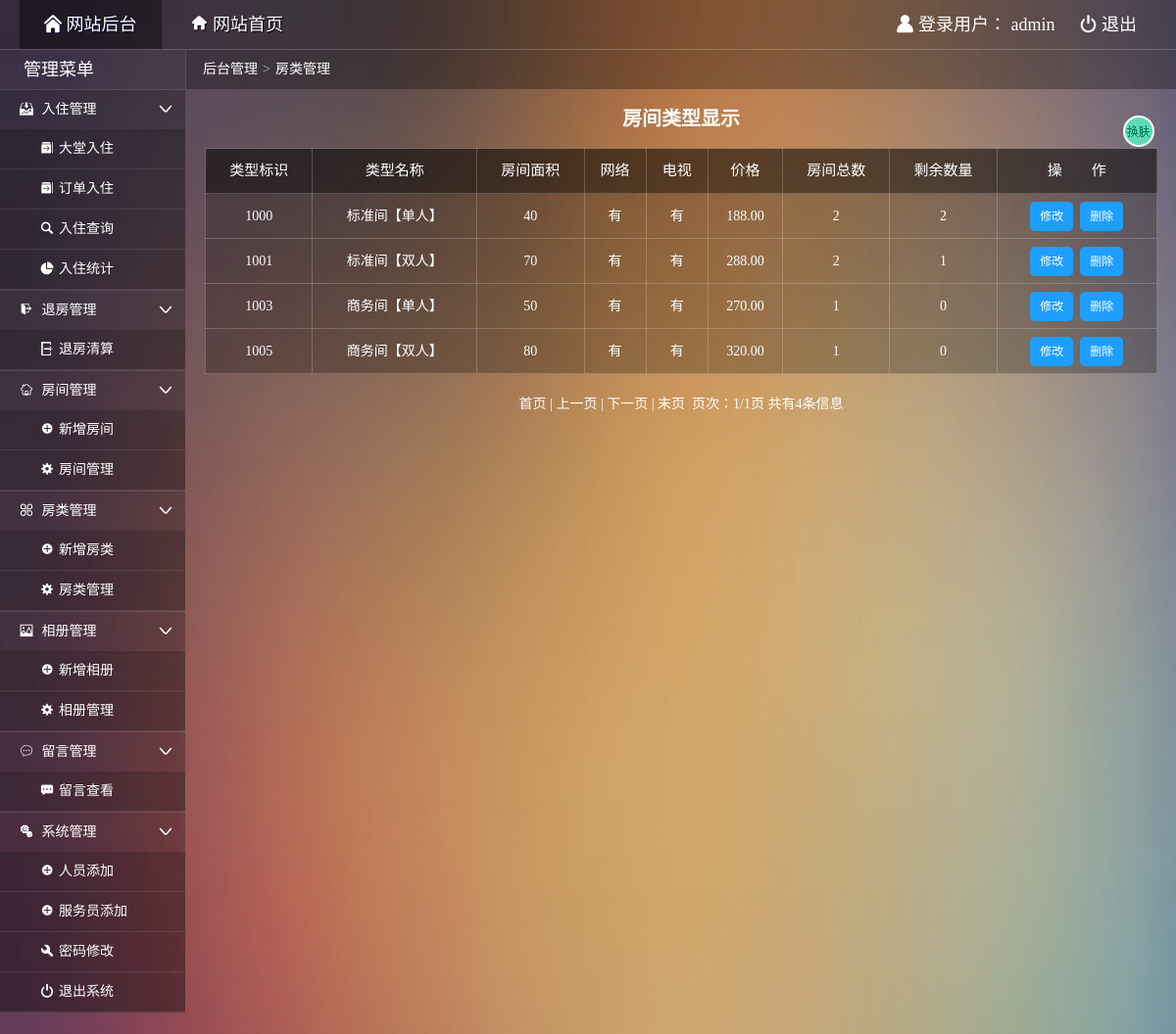
The app's page /admin/admin_rtypemgr.php (signed in), older data.
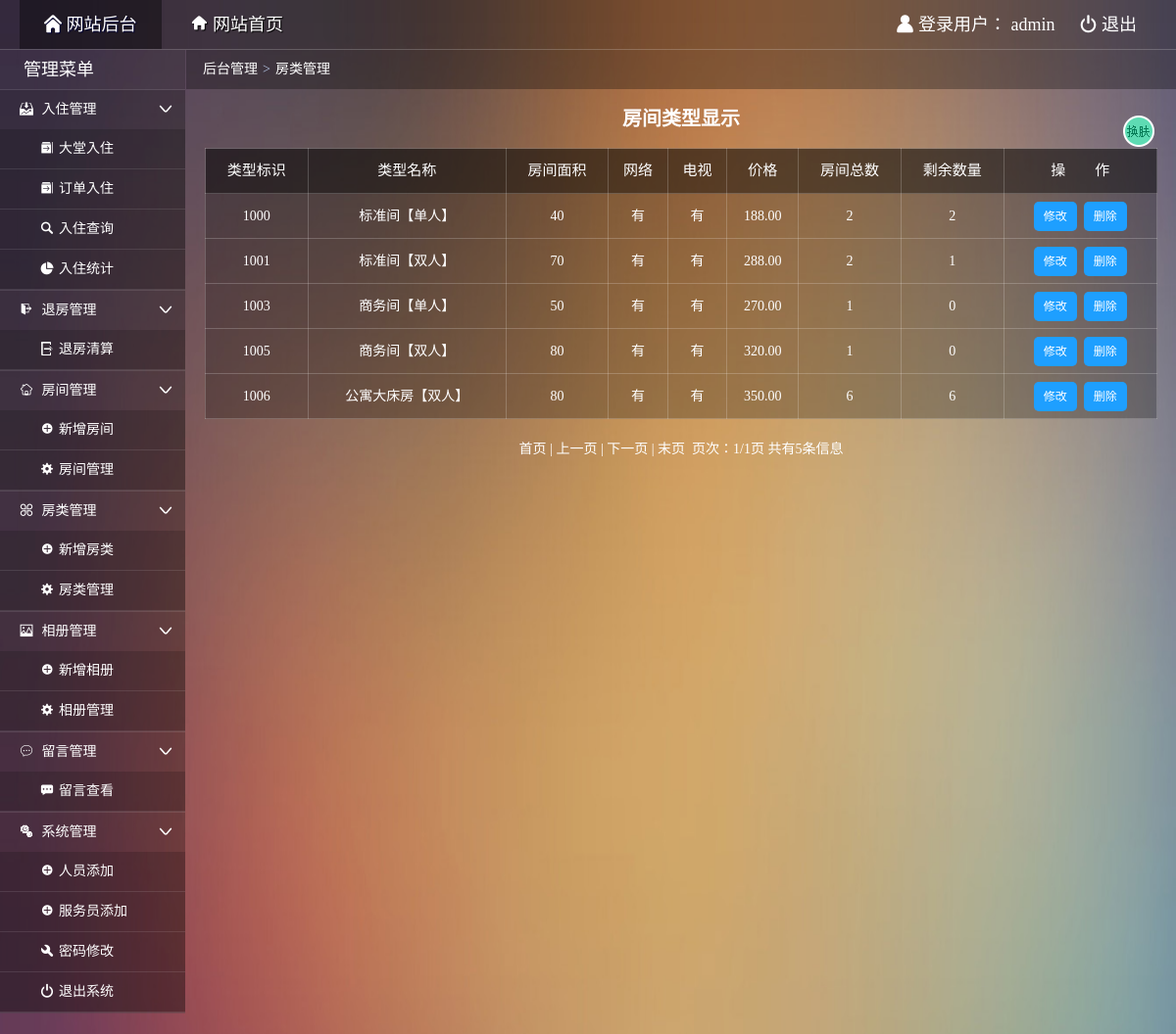
The same page, newer data.
### tables this page shows
CREATE TABLE IF NOT EXISTS `roomtype` (
  `typeid` int(4) NOT NULL auto_increment COMMENT '类型标识',
  `typename` varchar(20) NOT NULL COMMENT '类型名称',
  `area` varchar(2) NOT NULL COMMENT '房间面积',
  `hasNet` char(1) NOT NULL default '有' COMMENT '网络',
  `hasTV` char(1) NOT NULL default '有' COMMENT '有线电视',
  `price` decimal(8,2) NOT NULL COMMENT '价格',
  `totalnum` int(4) NOT NULL COMMENT '房间数量',
  `leftnum` int(4) NOT NULL COMMENT '剩余数量',
  PRIMARY KEY  (`typeid`)
);

### admin/admin_rtypemgr.php (the view, shortened to what this page needs)
<!doctype html>
<html>
<head>
  <link rel="stylesheet" type="text/css" href="css/common.css"/>
  <link rel="stylesheet" type="text/css" href="css/main.css"/>
</head>
<body>
  <div class="topbar-wrap white">
    <div class="topbar-inner clearfix">
      <div class="topbar-logo-wrap clearfix">
        <ul class="navbar-list clearfix">
          <li><a class="on" href="admin_index.php"><i class="icon-font">&#xe622;</i> 网站后台</a></li>
          <li><a href="../index.php" target="_blank"><i class="icon-font">&#xe681;</i> 网站首页</a></li>
        </ul>
      </div>
      <div class="top-info-wrap">
        <ul class="top-info-list clearfix">
          <li><i class="icon-font">&#xe607;</i> 登录用户：
            <?php
            if($_SESSION["aname"]){
              echo $_SESSION["aname"];
            }else{
              header("location:index.php");
              exit;
            }
            ?>
            </li>
          <li><a href="admin_logout.php"><i class="icon-font">&#xe638;</i> 退出</a></li>
        </ul>
      </div>
    </div>
  </div>
  <div class="container clearfix">
    <div class="main-wrap">
      <div class="crumb-wrap">
        <div class="crumb-list"><i class="icon-font"></i><a href="admin_index.php">后台管理</a><span class="crumb-step">&gt;</span><span class="crumb-name">房类管理</span></div>
      </div>
      <div class="search-wrap">房间类型显示</div>
      <div class="result-wrap">
        <div class="result-content">
          <table class="result-tab" width="100%">
            <tr>
              <th class="tc">类型标识</th>
              <th class="tc">类型名称</th>
              <th class="tc">房间面积</th>
              <th class="tc">网络</th>
              <th class="tc">电视</th>
              <th class="tc">价格</th>
              <th class="tc">房间总数</th>
              <th class="tc">剩余数量</th>
              <th class="tc">操&emsp;&emsp;作</th>
            </tr>
            <?php
              require("../dbconnect.php");
              $pagesize = 10;
              $sql = "select * from roomtype";
              $rs=mysqli_query($db_link,$sql);
              $recordcount=mysqli_num_rows($rs);
              $pagecount=($recordcount-1)/$pagesize+1;
              $pagecount=(int)$pagecount;
              $pageno=@$_GET["pageno"];
              if($pageno=="")
              {
                  $pageno=1;
              }
              $startno=($pageno-1)*$pagesize;
              $sql = "select * from roomtype order by typeid asc limit $startno,$pagesize";
              $rs=mysqli_query($db_link,$sql);
              while($rows=mysqli_fetch_assoc($rs))
              {?>
              <tr>
                <td class='tc'><?php echo $rows["typeid"] ?></td>
                <td class='tc'><?php echo $rows["typename"] ?></td>
                <td class='tc'><?php echo $rows["area"] ?></td>
                <td class='tc'><?php echo $rows["hasNet"] ?></td>
                <td class='tc'><?php echo $rows["hasTV"] ?></td>
                <td class='tc'><?php echo $rows["price"] ?></td>
                <td class='tc'><?php echo $rows["totalnum"] ?></td>
                <td class='tc'><?php echo $rows["leftnum"] ?></td>
                <td class='tc'>
                  <a href='admin_rtypemod.php?rid=<?php echo $rows["typeid"] ?>'  class='link-update'>修改</a>&nbsp;&nbsp;<a href='delete.php?rid=<?php echo $rows["typeid"] ?>' class='link-del''>删除</a>
                </td>
              </tr>
            <?php } ?>
          </table>
          <div class="list-page">
              <?php
                if($pageno==1)
                {
                  if($recordcount>$pagesize){
                    echo "首页 | 上一页 | <a href='?pageno=".($pageno+1)."'>下一页</a> | <a href='?pageno=".$pagecount."'>末页</a>";
                  }else{
                    echo "首页 | 上一页 | 下一页 | 末页";
                  }
                }
                echo "&nbsp;&nbsp;页次：".$pageno."/".$pagecount."页&nbsp;共有".$recordcount."条信息";
              ?>
          </div>
        </div>
      </div>
    </div>
  </div>
</body>
</html>

### admin/css/common.css (style rules this page uses)
html { height:100%; }
body { width:100%;font:14px/1.5 '微软雅黑';word-wrap:break-word;word-break:break-all;-webkit-text-size-adjust:none;background-color: #54364a;background-repeat: no-repeat;background-size:100% 200%;color:#fff; }
body,dl,dd,h1,h2,h3,h4,h5,h6,p,form,ul,ol,blockquote { margin:0 }
table { border-collapse:collapse;border-spacing:0 }
em,i,cite,blockquote { font-style:normal }
ul,ol,li { list-style:none outside;padding:0 }
h1,h2,h3,h4,h5,h6 { font-size:100% }
a { color:#fff;text-decoration:none;outline:0 }
.tc { text-align:center; }
.clearfix:after { content:".";display:block;height:0;clear:both;visibility:hidden; }
.clearfix { *height:1%; }
.white,.white a:link,.white a:visited { color:#fff; }
.icon-font { font-family:'iconfont'; speak:none; font-weight:400; font-style:normal; font-variant:normal; text-transform:none; line-height:1; -webkit-font-smoothing:antialiased; }
.topbar-wrap { height:50px;line-height:50px;background:rgba(0, 0, 0, 0.3);border-bottom: 1px solid rgba(255, 255, 255, 0.2); }
.topbar-logo-wrap { float:left; }
.topbar-inner { font-size:18px;padding:0 20px; }
.navbar-list { float:left; }
.top-info-wrap { float:right; }
.navbar-list li { float:left; }
.navbar-list li a { float:left;margin-right:5px;padding:0 25px;text-shadow:1px 1px 1px #000; }
.navbar-list li a.on { color:#fff;text-shadow:1px 1px 1px #003;background:rgba(0,0,0,0.4); }
.top-info-list li { float:left; }
.top-info-list li a { float:left;margin-left:5px;padding:0 20px;display:inline;zoom:1; }
.list-page { padding:20px 0;text-align:center; }

### admin/css/main.css (style rules this page uses)
.sidebar-wrap { float: left;width: 189px;background: rgba(0, 0, 0, 0.20); }
.main-wrap { margin-left: 190px;min-height:100%; }
.sidebar-title { border-bottom: 1px solid rgba(255, 255, 255, 0.1);height: 40px;line-height: 40px;text-indent:1em;font-size: 24px;text-align: left; }
.sidebar-title h1 { font-weight: normal;font-size:18px; }
.sidebar-list li { background-color: rgba(0, 0, 0, 0.1);border-bottom: 1px solid rgba(255, 255, 255, 0.1); }
.sidebar-list li .icon-font { margin-right: 5px;color: #fff;font-size: 14px; }
.sidebar-list li a { padding: 0 15px 0 20px;display: block;color:#fff;height: 40px;line-height: 40px;position: relative; }
.sub-menu { background:rgba(0, 0, 0, 0.15); }
.sub-menu li { padding-left: 21px;background-color: rgba(0, 0, 0, 0.01);border-bottom: 1px solid rgba(255, 255, 255, 0.1); }
.sub-menu .icon-font { font-size: 11px; }
.crumb-wrap { height: 40px;line-height: 39px;background: rgba(0,0,0,0.3); }
.crumb-list { padding-left: 12px; }
.crumb-step { margin: 0 5px;color: #b2c2e0;font-family: serif; }
.search-wrap { padding: 15px 0;border-bottom: 1px solid #e5e5e5; }
.result-wrap { padding:0 19px; }
.result-tab { border-collapse:collapse;background-color: rgba(0,0,0,0.25); }
.result-tab th { font-weight: normal;font-size: 15px;background:rgba(0,0,0,0.4); }
.result-tab th,.result-tab td { padding:5px;border:1px solid rgba(255,255,255,0.2); }
.result-tab tr { line-height:35px;transition:all,.3s,ease; }
.result-tab .tc { text-align: center; }
.tc>a { background-color: #1E9FFF; display: inline-block; text-align: center; height: 30px; line-height: 30px; padding: 0 10px 0; border-radius: 5px; font-size: 12px; }
.search-wrap { font-weight: 700;padding: 15px 0 15px;color:#fff;text-align:center;font-size:20px;border:none; }
.icon { position: absolute; right: 8px; top: 12px; }
.set-btn { width: 32px;height: 32px;cursor: pointer;position: fixed;right: 22px;top: 118px;overflow: hidden;background-image: url(../img/s1.png);animation:setbtn 4s linear 0s infinite; }

Row changes from the older to the newer data that the page shows:
added roomtype: typeid "1006", typename "公寓大床房【双人】", area "80", hasNet "有", hasTV "有", price "350.00", totalnum "6", leftnum "6"
Text that changed along with them:
$recordcount: "4" → "5"
